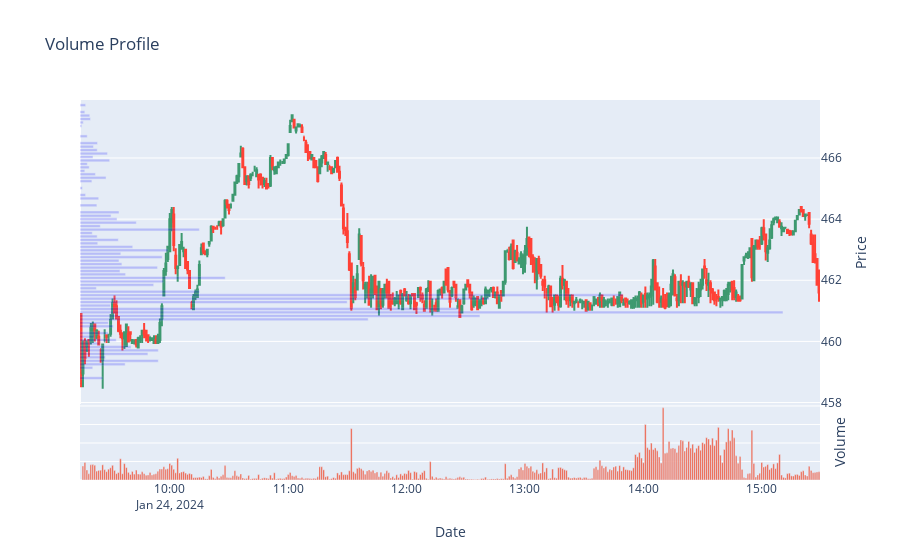

Source (notebook cell):
### Markdown cell above
### Volume Profile

### Code cell
# change price_pace to control number of bars
fig = volume_profile(df, price_pace=0.1)
fig.show()

### Figure 1 — Plotly figure (JSON) as saved in the notebook; plotly's stock layout.template omitted (floating-point values rounded to 4 significant figures; data arrays with more than 128 entries replaced by an {"elided": "..."} marker saying what was removed)
{"data": [{"close": {"elided": "375 float values"}, "high": {"elided": "375 float values"}, "low": {"elided": "375 float values"}, "open": {"elided": "375 float values"}, "showlegend": false, "type": "candlestick", "visible": true, "x": {"elided": "375 str values"}, "xaxis": "x", "yaxis": "y2"}, {"name": "Volume", "showlegend": false, "type": "bar", "x": {"elided": "375 str values"}, "y": {"elided": "375 int values"}, "yaxis": "y"}, {"marker": {"color": "blue"}, "opacity": 0.2, "orientation": "h", "showlegend": false, "type": "bar", "visible": true, "x": [0, 0, 0, 0, 0, 0, 0, 94820, 0, 0, 53041, 187702, 325496, 105737, 282344, 325559, 212347, 82162, 150617, 59474, 117503, 0, 138285, 117811, 1197990, 1662666, 2922475, 1572474, 127309, 1110722, 1701023, 2257403, 497929, 67983, 306344, 347801, 603654, 189516, 166217, 322305, 174202, 162066, 341904, 169751, 365806, 219243, 73803, 159299, 71365, 51014, 496221, 84415, 234139, 153882, 129242, 162265, 0, 70206, 0, 77663, 23324, 0, 10279, 0, 49457, 108296, 64155, 20030, 38202, 30386, 123279, 54029, 114280, 71689, 56139, 72790, 0, 30075, 0, 0, 7402, 13739, 43568, 40690, 20081, 0, 23564, 0], "xaxis": "x2", "y": [458.8, 458.9, 459.0, 459.1, 459.2, 459.3, 459.4, 459.5, 459.6, 459.7, 459.8, 459.9, 460.0, 460.1, 460.2, 460.3, 460.4, 460.5, 460.6, 460.7, 460.8, 460.9, 461.0, 461.1, 461.2, 461.3, 461.4, 461.5, 461.6, 461.7, 461.8, 461.9, 462.0, 462.1, 462.2, 462.3, 462.4, 462.5, 462.6, 462.7, 462.8, 462.9, 463.0, 463.1, 463.2, 463.3, 463.4, 463.5, 463.6, 463.7, 463.8, 463.9, 464.0, 464.1, 464.2, 464.3, 464.4, 464.5, 464.6, 464.7, 464.8, 464.9, 465.0, 465.1, 465.2, 465.3, 465.4, 465.5, 465.6, 465.7, 465.8, 465.9, 466.0, 466.1, 466.2, 466.3, 466.4, 466.5, 466.6, 466.7, 466.8, 466.9, 467.0, 467.1, 467.2, 467.3, 467.4, 467.5], "yaxis": "y3"}], "layout": {"autosize": true, "title": {"text": "Volume Profile"}, "xaxis": {"autorange": true, "range": ["2024-01-24 09:14:30", "2024-01-24 15:29:30"], "rangeslider": {"visible": false, "yaxis": {}, "yaxis2": {}, "yaxis3": {}}, "side": "bottom", "title": {"text": "Date"}, "type": "date"}, "xaxis2": {"autorange": true, "overlaying": "x", "range": [0, 3076000.0], "showgrid": false, "showticklabels": false, "side": "top", "ticks": "", "type": "linear"}, "yaxis": {"autorange": true, "domain": [0, 0.2], "range": [0, 410500.0], "showticklabels": false, "side": "right", "title": {"text": "Volume"}, "type": "linear"}, "yaxis2": {"autorange": true, "domain": [0.2, 1], "range": [458.0, 467.9], "side": "right", "title": {"text": "Price"}}, "yaxis3": {"autorange": true, "overlaying": "y2", "range": [458.7, 467.5], "showticklabels": false, "side": "left", "type": "linear"}}}
